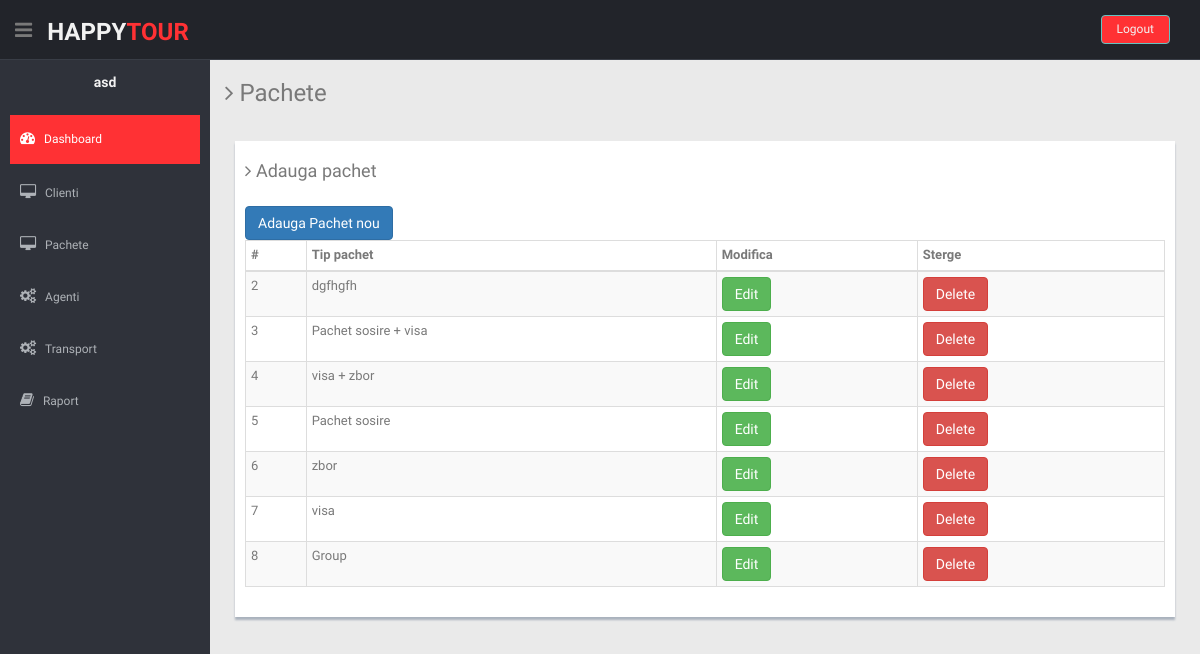
Page /adaugaPachet.php (signed in) on the committed database.
### tables this page shows
CREATE TABLE `cerinte` (
  `id_tipCalatorie` int(11) NOT NULL,
  `tipCerinte` varchar(255) NOT NULL
);

### adaugaPachet.php (the view, shortened to what this page needs)
<?php
 require_once './partials/header.php';
?>
<?php require_once './partials/sideBar.php' ?>
    <section id="main-content">
      <section class="wrapper">
        <h3><i class="fa fa-angle-right"></i> Pachete</h3>
        <div class="row mt">
          <div class="col-lg-12">
            <div class="form-panel">
              <h4 class="mb"><i class="fa fa-angle-right"></i> Adauga pachet</h4>
            <button type="button" class="btn btn-primary" data-toggle="modal" data-target="#listaPachet">
              Adauga Pachet nou
            </button>
              <table class="table table-bordered table-striped table-condensed">
                  <thead>
                    <tr>
                      <th>#</th>
                      <th>Tip pachet</th>
                      <th class="numeric">Modifica</th>
                      <th class="numeric">Sterge</th>
                    </tr>
                  </thead>
                  <tbody>
                <?php
                  $sql = mysqli_query($link, "SELECT * FROM cerinte");
                    while($row = mysqli_fetch_array($sql)) {
                        echo "<tr>";
                          echo "<td>{$row['id_tipCalatorie']}</td>";
                          echo "<td>{$row['tipCerinte']}</td>";
                          ?>
                          <td><button type="button" class="btn btn-success editbtn">Edit</button></td>
                          <td><a href="stergePachet.php?delete=<?php echo $row['id_tipCalatorie']?>" class="btn btn-danger">Delete</a></td>
                          <?php
                          echo "</tr>";
                    }
                ?>
                  </tbody>
                </table>
            </div>
          </div>
        </div>
      </section>
    </section>
    <?php require_once './partials/footer.php' ?>

### css/style.css (style rules this page uses)
body { color: #797979; background: #eaeaea; font-family: 'Ruda', sans-serif; padding: 0px !important; margin: 0px !important; font-size:13px; }
a, a:hover, a:focus { text-decoration: none; outline: none; }
.mt { margin-top: 25px; }
.mb { margin-bottom: 25px; }
#main-content { margin-left: 210px; }
.wrapper { display: inline-block; margin-top: 60px; padding-left: 15px; padding-right: 15px; padding-bottom: 15px; padding-top: 0px; width: 100%; }
.form-panel { background: #ffffff; margin: 10px; padding: 10px; box-shadow: 0px 3px 2px #aab2bd; text-align: left; }

### rows in the picture
cerinte: id_tipCalatorie "2", tipCerinte "dgfhgfh"
cerinte: id_tipCalatorie "3", tipCerinte "Pachet sosire + visa"
cerinte: id_tipCalatorie "4", tipCerinte "visa + zbor"
cerinte: id_tipCalatorie "5", tipCerinte "Pachet sosire"
cerinte: id_tipCalatorie "6", tipCerinte "zbor"
cerinte: id_tipCalatorie "7", tipCerinte "visa"
cerinte: id_tipCalatorie "8", tipCerinte "Group"

### other values in the picture
$_SESSION['username'] "asd"
